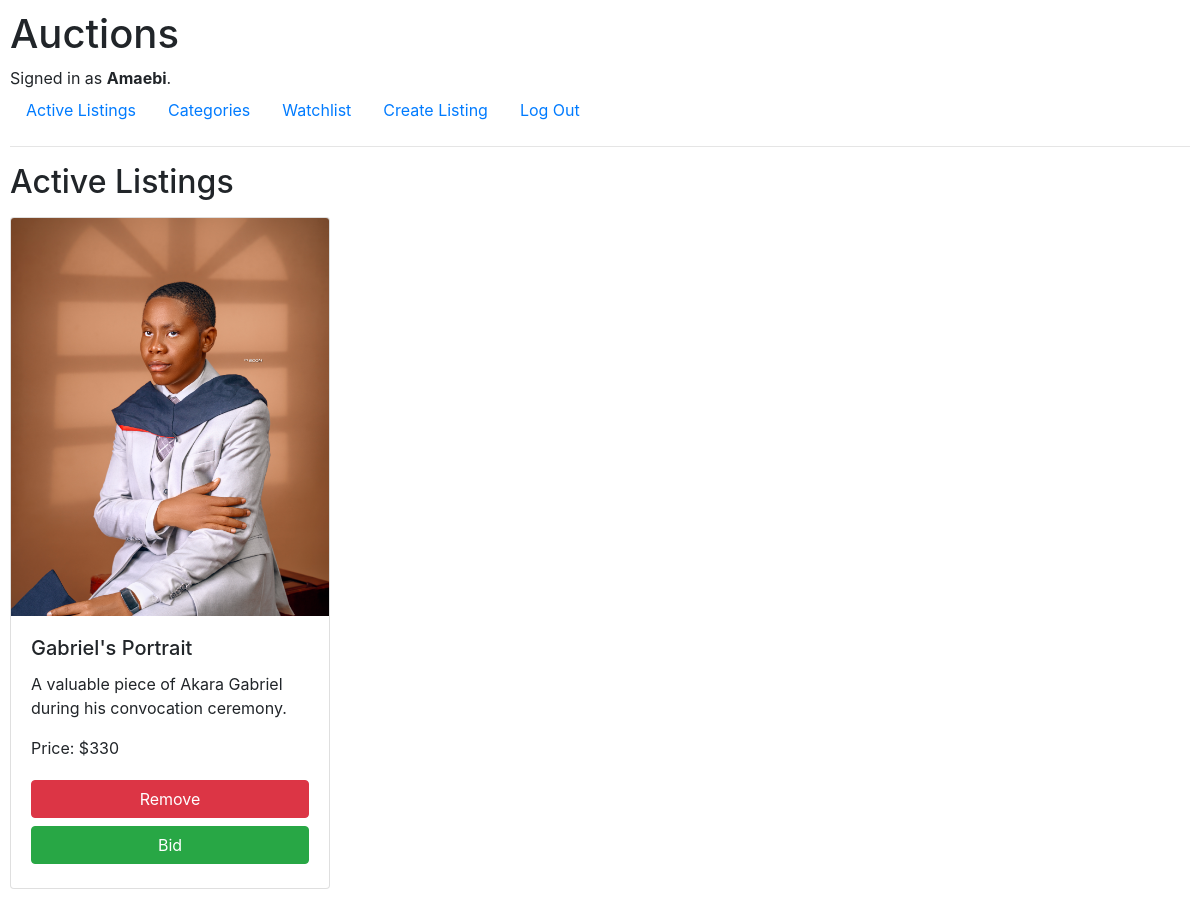
Page /watchlist (signed in) on the committed database.
### auctions/models.py (models this page shows, shortened)
class User(AbstractUser):
    pass

class Listing(models.Model):
    choice_category = [
        ("AN", "Anime"),
        ("CR", "Cars"),
        ("NA", "Nature"),
        ("SP", "Self Portrait")
    ]
    title = models.CharField(max_length = 64)
    description = models.CharField(max_length=1000)
    category = models.CharField(choices = choice_category, max_length = 50)
    bid = models.IntegerField()
    user = models.CharField(max_length = 64)
    active = models.BooleanField(default = False)
    bidder = models.CharField(max_length = 64, blank = True)
    image = models.ImageField(upload_to="images/", blank=True)
    def __str__(self):
        return f"{self.title}"

### auctions/views.py (the view)
# urls.py: path("watchlist", views.watchlist, name="watchlist"),
@login_required
def watchlist(request):
    if request.method == "POST":
        id = request.POST["list_data"]
        user_data = request.POST["user_data"]
        wl = Listing.objects.get(pk = id)
        user_obj = User.objects.get(pk = user_data)
        new = WatchList(item = wl, person = user_obj)
        new.save()
        return HttpResponseRedirect(reverse("auctions:index"))
    else:
        new_watchlist = []
        wl = WatchList.objects.filter(person = request.user.pk)
        for i in wl:
            new_w = Listing.objects.filter(title = i)
            new_watchlist.append(new_w[0])
        return render(request, "auctions/watchlist.html", {
            "watchlist" : new_watchlist
        })

### auctions/models.py (called while the page is built)
    def __str__(self):
        return f"{self.item}"

### auctions/templates/auctions/watchlist.html (shortened to what this page needs)
{% extends "auctions/layout.html" %}
{% block body %}
  <h2>Active Listings</h2>
  {% if request.user.is_authenticated %}
    {% for list in watchlist %}
      <div class="card my-3" style="width: 20rem; ">
        <img src="{{ list.image.url }}" class="card-img-top" alt="..." />
        <div class="card-body">
          <h5 class="card-title">{{ list.title }}</h5>
          <p class="card-text">{{ list.description }}.</p>
          <p class="card-text">Price: ${{ list.bid }}</p>
          <div class="card_form">
            <form action="{% url "auctions:remove_watchlist" %}" method="post" >
              <button class="btn btn-danger my-1 w-100"> Remove </button>
            </form>
            <form action="">
              <button href="#" class="btn btn-success my-1 w-100">Bid</button>
            </form>
          </div>
        </div>
      </div>
    {% endfor %}
  {% endif %}
{% endblock %}

### auctions/templates/auctions/layout.html (shortened to what this page needs)
{% load static %}
<!DOCTYPE html>
<html lang="en">
    <head>
        <link rel="stylesheet" href="https://stackpath.bootstrapcdn.com/bootstrap/4.4.1/css/bootstrap.min.css">
        <link href="{% static 'auctions/styles.css' %}" rel="stylesheet">
        <link href="{% static 'auctions/create.css' %}" rel="stylesheet">
    </head>
    <body>
        <h1>Auctions</h1>
        <div>
            {% if user.is_authenticated %}
                Signed in as <strong>{{ user.username }}</strong>.
            {% else %}
                Not signed in.
            {% endif %}
        </div>
        <ul class="nav">
            <li class="nav-item">
                <a class="nav-link" href="{% url 'auctions:index' %}">Active Listings</a>
            </li>
            {% if user.is_authenticated %}
                <li class="nav-item">
                    <a class="nav-link" href="">Categories</a>
                </li>
                <li class="nav-item">
                    <a class="nav-link" href="{% url "auctions:watchlist" %}">Watchlist</a>
                </li>
                <li class="nav-item">
                    <a class="nav-link" href="{% url 'auctions:create' %}">Create Listing</a>
                </li>
                <li class="nav-item">
                    <a class="nav-link" href="{% url 'auctions:logout' %}">Log Out</a>
                </li>
            {% endif %}
        </ul>
        <hr>
        {% block body %}
        {% endblock %}
    </body>
</html>

### auctions/static/auctions/styles.css (style rules this page uses)
body { padding: 10px; }

### auctions/static/auctions/create.css (style rules this page uses)
@media (min-width: 600px) { .card_form { width: 100%; } }

### rows in the picture
User: username "Amaebi"
Listing: image (picture), title "Gabriel's Portrait", description "A valuable piece of Akara Gabriel during his convocation ceremony", bid "330"
